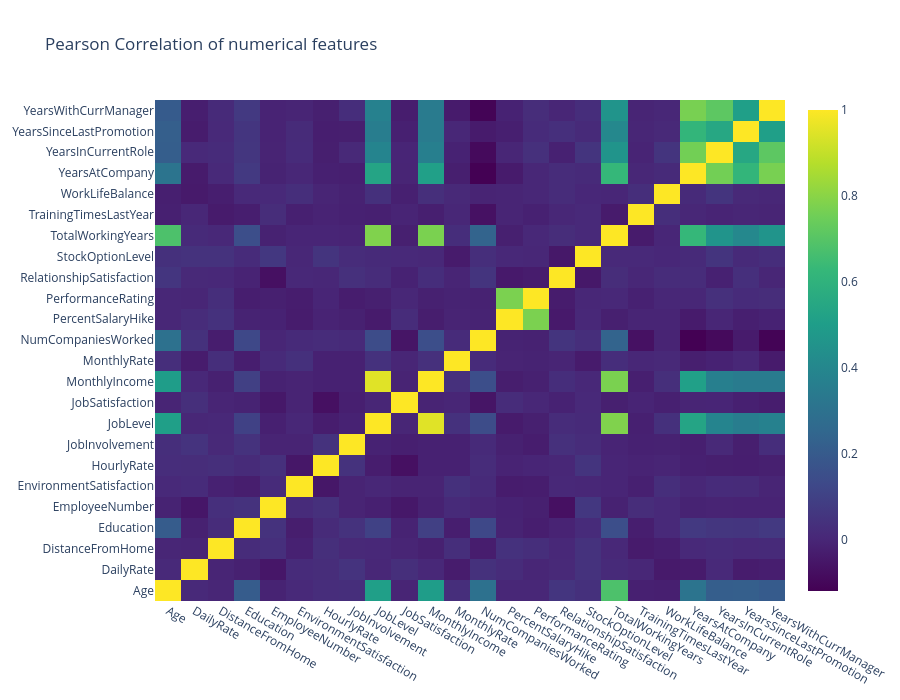

Notebook code for this chart:
### Code cell
numerical = [u'Age', u'DailyRate', u'DistanceFromHome',
             u'Education', u'EmployeeNumber', u'EnvironmentSatisfaction',
             u'HourlyRate', u'JobInvolvement', u'JobLevel', u'JobSatisfaction',
             u'MonthlyIncome', u'MonthlyRate', u'NumCompaniesWorked',
             u'PercentSalaryHike', u'PerformanceRating', u'RelationshipSatisfaction',
             u'StockOptionLevel', u'TotalWorkingYears',
             u'TrainingTimesLastYear', u'WorkLifeBalance', u'YearsAtCompany',
             u'YearsInCurrentRole', u'YearsSinceLastPromotion',u'YearsWithCurrManager']
data = [
    go.Heatmap(
        z= attrition[numerical].astype(float).corr().values, # Generating the Pearson correlation
        x=attrition[numerical].columns.values,
        y=attrition[numerical].columns.values,
        colorscale='Viridis',
         reversescale = False,
#         text = True ,
        opacity = 1.0

    )
]


layout = go.Layout(
    title='Pearson Correlation of numerical features',
    xaxis = dict(ticks='', nticks=36),
    yaxis = dict(ticks='' ),
    width = 900, height = 700,

)
fig = go.Figure(data=data, layout=layout)
py.iplot(fig, filename='labelled-heatmap')

### Figure 1 — Plotly figure (JSON) as saved in the notebook; plotly's stock layout.template omitted (floating-point values rounded to 4 significant figures; data arrays with more than 128 entries replaced by an {"elided": "..."} marker saying what was removed)
{"data": [{"colorscale": [[0, "#440154"], [0.1111, "#482878"], [0.2222, "#3e4989"], [0.3333, "#31688e"], [0.4444, "#26828e"], [0.5556, "#1f9e89"], [0.6667, "#35b779"], [0.7778, "#6ece58"], [0.8889, "#b5de2b"], [1, "#fde725"]], "opacity": 1, "reversescale": false, "x": ["Age", "DailyRate", "DistanceFromHome", "Education", "EmployeeNumber", "EnvironmentSatisfaction", "HourlyRate", "JobInvolvement", "JobLevel", "JobSatisfaction", "MonthlyIncome", "MonthlyRate", "NumCompaniesWorked", "PercentSalaryHike", "PerformanceRating", "RelationshipSatisfaction", "StockOptionLevel", "TotalWorkingYears", "TrainingTimesLastYear", "WorkLifeBalance", "YearsAtCompany", "YearsInCurrentRole", "YearsSinceLastPromotion", "YearsWithCurrManager"], "y": ["Age", "DailyRate", "DistanceFromHome", "Education", "EmployeeNumber", "EnvironmentSatisfaction", "HourlyRate", "JobInvolvement", "JobLevel", "JobSatisfaction", "MonthlyIncome", "MonthlyRate", "NumCompaniesWorked", "PercentSalaryHike", "PerformanceRating", "RelationshipSatisfaction", "StockOptionLevel", "TotalWorkingYears", "TrainingTimesLastYear", "WorkLifeBalance", "YearsAtCompany", "YearsInCurrentRole", "YearsSinceLastPromotion", "YearsWithCurrManager"], "z": {"elided": "24x24 float values"}, "type": "heatmap"}], "layout": {"height": 700, "title": {"text": "Pearson Correlation of numerical features"}, "width": 900, "xaxis": {"nticks": 36, "ticks": ""}, "yaxis": {"ticks": ""}}}
